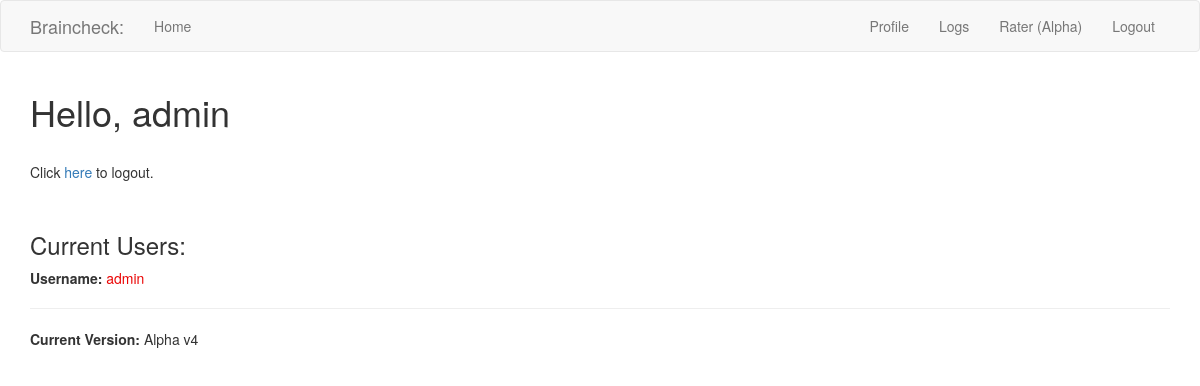
Before: / (signed in) with the older database file.
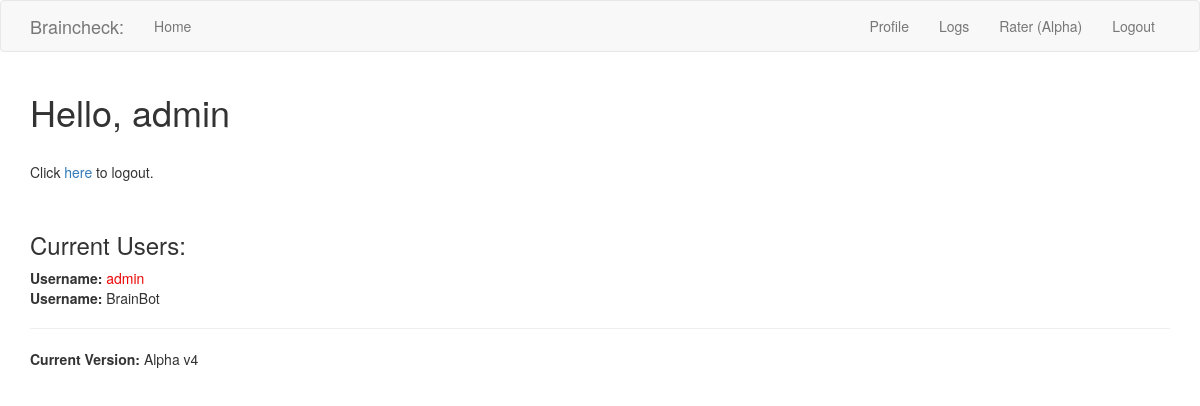
After: the same page with the newer database file.
### app/models.py (models this page shows, shortened)
class Usernames(db.Model, UserMixin):
    __tablename__ = 'usernames'
    id = db.Column(db.Integer, primary_key=True)
    username = db.Column(db.String, index=True, unique=True)
    pass_hash = db.Column(db.String)
    about_me = db.Column(db.String(140))
    last_seen = db.Column(db.DateTime, default=datetime.utcnow)
    ratings = db.relationship('Ratings', backref='rater', lazy='dynamic')
    broadcasts = db.relationship('Broadcasts', backref='mod', lazy='dynamic')
    scan_ratings = db.relationship('ScanRater', backref='scan_rater', lazy = 'dynamic')

### app/routes.py (the view)
@app.route("/")
@login_required
def home_page():
    users = db.session.query(Usernames).all()
    return render_template('home.html', users=users)

### app/models.py (called while the page is built)
@login.user_loader
def load_user(id):
    return Usernames.query.get(int(id))

### app/routes.py (called while the page is built)
@app.before_request
def before_request():
    if current_user.is_authenticated:
        current_user.last_seen = datetime.utcnow()
        db.session.commit()

### app/templates/home.html (shortened to what this page needs)
{% extends "base.html" %}
{% import 'bootstrap/wtf.html' as wtf %}
{% block app_content %}
  <h1>Hello, {{ current_user.username }}</h1>
  <br>
  <p>Click <a href="/logout">here</a> to logout.</p>
  <br>
  <h3> Current Users: </h3>
  {% for user in users %}
    {% if user.username == 'admin' %}
      <strong>Username:</strong> <span style='color:rgb(235, 5, 5);'>{{ user.username }}</span> <br>
    {% else %}
      <strong>Username:</strong> {{ user.username }} <br>
    {% endif %}
  {% endfor %}
  <hr>
  <p><strong>Current Version:</strong> Alpha v4</p>
{% endblock %}

Changed rows visible on the page:
added Usernames: username "BrainBot"
